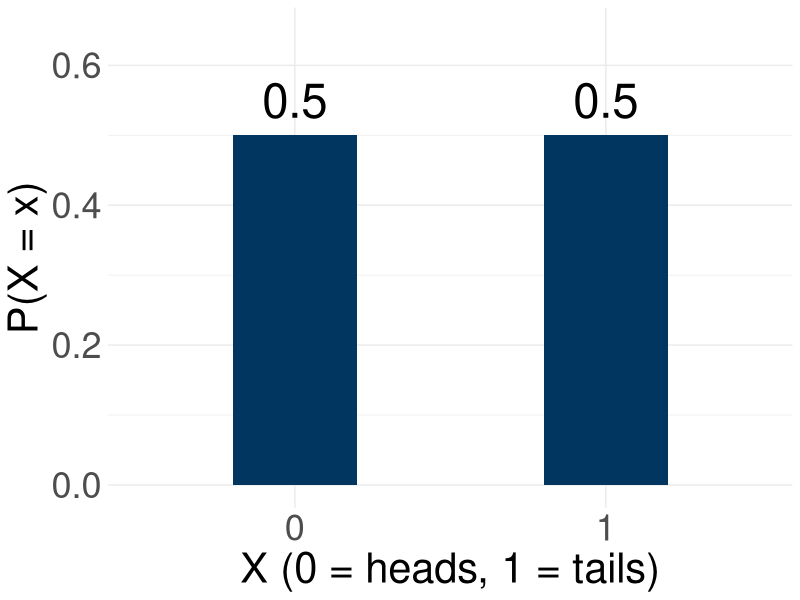
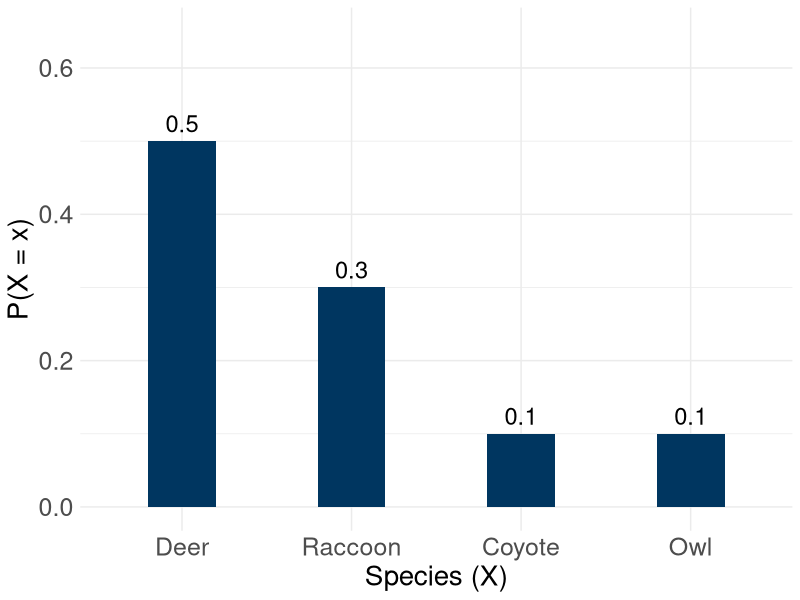
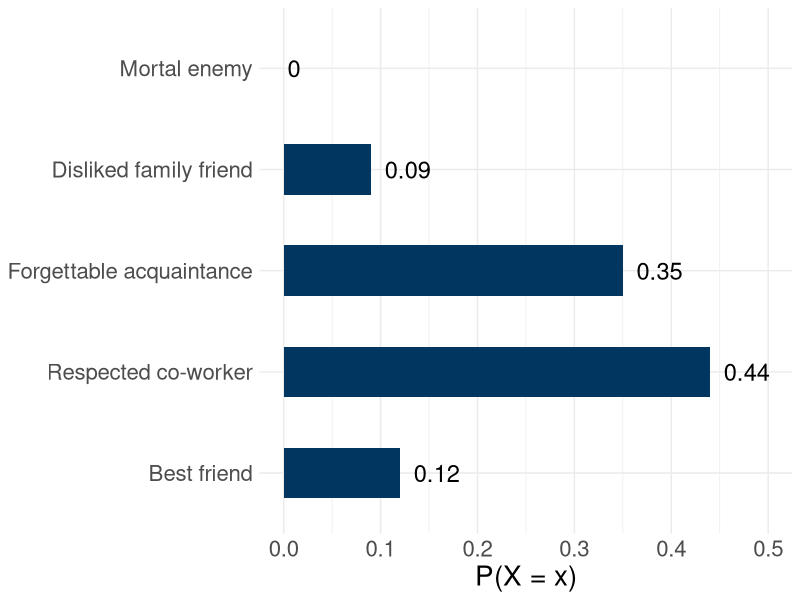
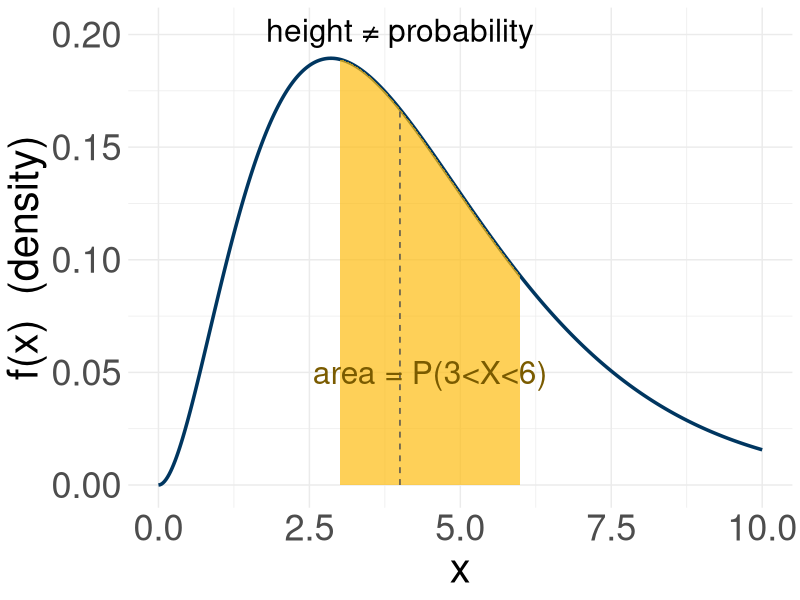
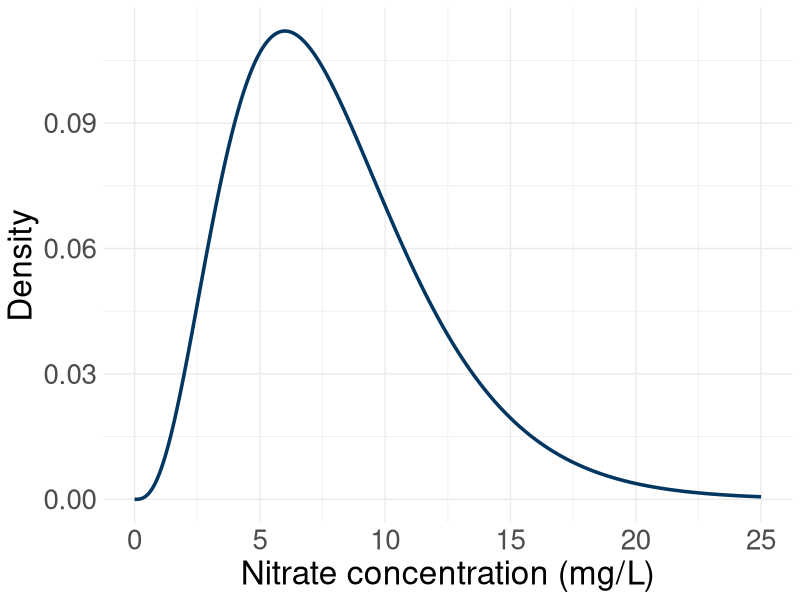
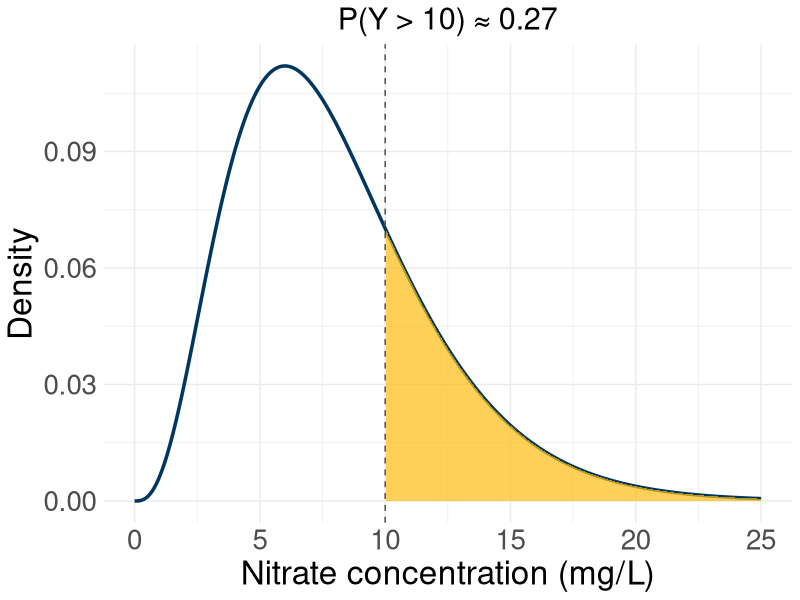
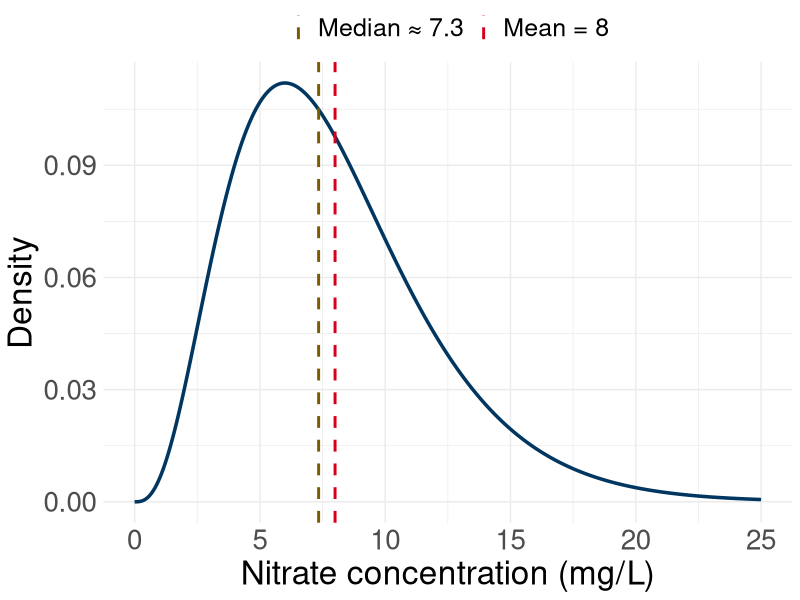

The R source for these figures, in order: (Note: this script raises an error after producing the figures.)
## ---- chunk 1
#| echo: false
#| warning: false
#| out-width: "100%"
#| fig-align: "center"
library(tidyverse)
coin <- data.frame(x = c(0,1), p = c(0.5,0.5))

ggplot(coin, aes(x = factor(x), y = p)) +
  geom_col(width = 0.4, fill = "#003660") +
  geom_text(aes(label = p), vjust = -0.5, size = 12) +
  labs(x = "X (0 = heads, 1 = tails)", y = "P(X = x)") +
  ylim(0, 0.65) +
  theme_minimal() +
  theme(
    axis.text = element_text(size = 26),
    axis.title = element_text(size = 30)
  )
## ---- chunk 2
#| echo: false
#| warning: false
#| out-width: "100%"
#| fig-align: "center"
camera <- data.frame(species = c("Deer","Raccoon","Coyote","Owl"), p = c(0.5,0.3,0.1,0.1))
camera$species <- factor(camera$species, levels = camera$species)

ggplot(camera, aes(x = species, y = p)) +
  geom_col(width = 0.4, fill = "#003660") +
  geom_text(aes(label = p), vjust = -0.5, size = 6) +
  labs(x = "Species (X)", y = "P(X = x)") +
  ylim(0, 0.65) +
  theme_minimal() +
  theme(
    axis.text = element_text(size = 18),
    axis.title = element_text(size = 20)
  )
## ---- chunk 3
#| echo: false
#| warning: false
#| out-width: "100%"
#| fig-align: "center"
survey <- data.frame(
  response = c("Mortal enemy","Disliked family friend","Forgettable acquaintance","Respected co-worker","Best friend"),
  count = c(0,3,12,15,4)
)
survey <- survey |> mutate(p = round(count/sum(count), 2))
survey$response <- factor(survey$response, levels = rev(survey$response))

ggplot(survey, aes(x = response, y = p)) +
  geom_col(width = 0.5, fill = "#003660") +
  geom_text(aes(label = p), hjust = -0.3, size = 6) +
  coord_flip() +
  ylim(0, 0.5) +
  labs(x = NULL, y = "P(X = x)") +
  theme_minimal() +
  theme(
    axis.text = element_text(size = 16),
    axis.title = element_text(size = 20)
  )
## ---- chunk 4
#| echo: false
#| warning: false
#| out-width: "100%"
#| fig-align: "center"
x <- seq(0, 10, length.out = 400)
df <- data.frame(x = x, y = dgamma(x, shape = 3, rate = 0.7))
shade <- df |> filter(x >= 3, x <= 6)
peak_x <- 4
peak_y <- dgamma(peak_x, shape = 3, rate = 0.7)

ggplot(df, aes(x = x, y = y)) +
  geom_line(linewidth = 1.2, color = "#003660") +
  geom_ribbon(data = shade, aes(x = x, ymin = 0, ymax = y), fill = "#FEBC11", alpha = 0.7) +
  annotate("segment", x = peak_x, xend = peak_x, y = 0, yend = peak_y, linetype = "dashed", color = "gray30") +
  annotate("text", x = peak_x, y = peak_y + 0.035, label = "height ≠ probability", size = 8) +
  annotate("text", x = 4.5, y = 0.05, label = "area = P(3<X<6)", size = 8, color = "#7a5b00") +
  labs(x = "x", y = "f(x)  (density)") +
  theme_minimal() +
  theme(
    axis.text = element_text(size = 26),
    axis.title = element_text(size = 30)
  )
## ---- chunk 5
#| eval: true
#| echo: false
#| warning: false
#| out-width: "80%"
#| fig-align: "center"
y <- seq(0, 25, length.out = 400)
df <- data.frame(y = y, d = dgamma(y, shape = 4, rate = 0.5))

ggplot(df, aes(x = y, y = d)) +
  geom_line(linewidth = 1.2, color = "#003660") +
  labs(x = "Nitrate concentration (mg/L)", y = "Density") +
  theme_minimal() +
  theme(
    axis.text = element_text(size = 20),
    axis.title = element_text(size = 24)
  )
## ---- chunk 6
#| eval: true
#| echo: false
#| warning: false
#| out-width: "80%"
#| fig-align: "center"
y <- seq(0, 25, length.out = 400)
df <- data.frame(y = y, d = dgamma(y, shape = 4, rate = 0.5))
shade <- df |> filter(y >= 10)

ggplot(df, aes(x = y, y = d)) +
  geom_line(linewidth = 1.2, color = "#003660") +
  geom_ribbon(data = shade, aes(x = y, ymin = 0, ymax = d), fill = "#FEBC11", alpha = 0.7) +
  geom_vline(xintercept = 10, linetype = "dashed", color = "gray30") +
  labs(x = "Nitrate concentration (mg/L)", y = "Density", title = "P(Y > 10) ≈ 0.27") +
  theme_minimal() +
  theme(
    axis.text = element_text(size = 20),
    axis.title = element_text(size = 24),
    plot.title = element_text(size = 22, hjust = 0.5)
  )
## ---- chunk 7
#| echo: false
#| warning: false
#| out-width: "70%"
#| fig-align: "center"
y <- seq(0, 25, length.out = 400)
df <- data.frame(y = y, d = dgamma(y, shape = 4, rate = 0.5))
med <- qgamma(0.5, shape = 4, rate = 0.5)
mn <- 8

lines_df <- data.frame(
  x = c(med, mn),
  label = factor(c(paste0("Median ≈ ", round(med,1)), paste0("Mean = ", mn)),
                 levels = c(paste0("Median ≈ ", round(med,1)), paste0("Mean = ", mn)))
)

ggplot(df, aes(x = y, y = d)) +
  geom_line(linewidth = 1.2, color = "#003660") +
  geom_vline(data = lines_df, aes(xintercept = x, color = label), linetype = "dashed", linewidth = 1) +
  scale_color_manual(values = c("#7a5b00", "#D6001C"), name = NULL) +
  labs(x = "Nitrate concentration (mg/L)", y = "Density") +
  theme_minimal() +
  theme(
    axis.text = element_text(size = 20),
    axis.title = element_text(size = 24),
    legend.text = element_text(size = 18),
    legend.position = "top"
  )
## ---- chunk 8
#| echo: false
#| out-width: "75%"
#| fig-align: "center"
knitr::include_graphics("images/meds-typing-speed-2026.png")
## ---- chunk 9
#| echo: false
#| warning: false
#| out-width: "100%"
#| fig-align: "center"
xn <- seq(-4, 4, length.out = 400)
dfn <- data.frame(x = xn, y = dnorm(xn))

ggplot(dfn, aes(x = x, y = y)) +
  geom_line(linewidth = 1.2, color = "#003660") +
  geom_vline(xintercept = 0, linetype = "dashed", color = "gray30") +
  annotate("text", x = 0, y = 0.43, label = "μ", size = 12, color = "gray20") +
  annotate("segment", x = 0, xend = 1, y = 0.25, yend = 0.25, arrow = arrow(ends = "both", length = unit(0.25,"cm")), linewidth = 1, color = "#D6001C") +
  annotate("text", x = 0.5, y = 0.28, label = "σ", size = 11, color = "#D6001C") +
  scale_x_continuous(breaks = NULL) +
  labs(x = "x", y = "f(x)  (density)") +
  theme_minimal() +
  theme(
    axis.text = element_text(size = 26),
    axis.title = element_text(size = 30)
  )
## ---- chunk 10
#| eval: true
#| echo: false
#| out-width: "100%"
#| fig-align: "center"
knitr::include_graphics("images/t_test_1.jpg")
## ---- chunk 11
#| eval: true
#| echo: false
#| out-width: "100%"
#| fig-align: "center"
knitr::include_graphics("images/t_test_2.jpg")
## ---- chunk 12
#| eval: true
#| echo: false
#| out-width: "100%"
#| fig-align: "center"
knitr::include_graphics("images/t_test_3.jpg")
## ---- chunk 13
#| eval: true
#| echo: false
#| out-width: "100%"
#| fig-align: "center"
knitr::include_graphics("images/t_test_4.jpg")
## ---- chunk 14
#| eval: true
#| echo: false
#| out-width: "100%"
#| fig-align: "center"
knitr::include_graphics("images/t_test_5.jpg")
## ---- chunk 15
#| eval: true
#| echo: false
#| out-width: "100%"
#| fig-align: "center"
knitr::include_graphics("images/t_test_6.jpg")
## ---- chunk 16
#| eval: true
#| echo: false
#| out-width: "100%"
#| fig-align: "center"
knitr::include_graphics("images/t_test_7.jpg")
## ---- chunk 17
#| eval: true
#| echo: false
#| out-width: "100%"
#| fig-align: "center"
knitr::include_graphics("images/t_test_8.jpg")
## ---- chunk 18
#| eval: true
#| echo: false
#| out-width: "100%"
#| fig-align: "center"
knitr::include_graphics("images/type_1_errors.png")
## ---- chunk 19
#| eval: true
#| echo: false
#| out-width: "100%"
#| fig-align: "center"
knitr::include_graphics("images/type_2_errors.png")
